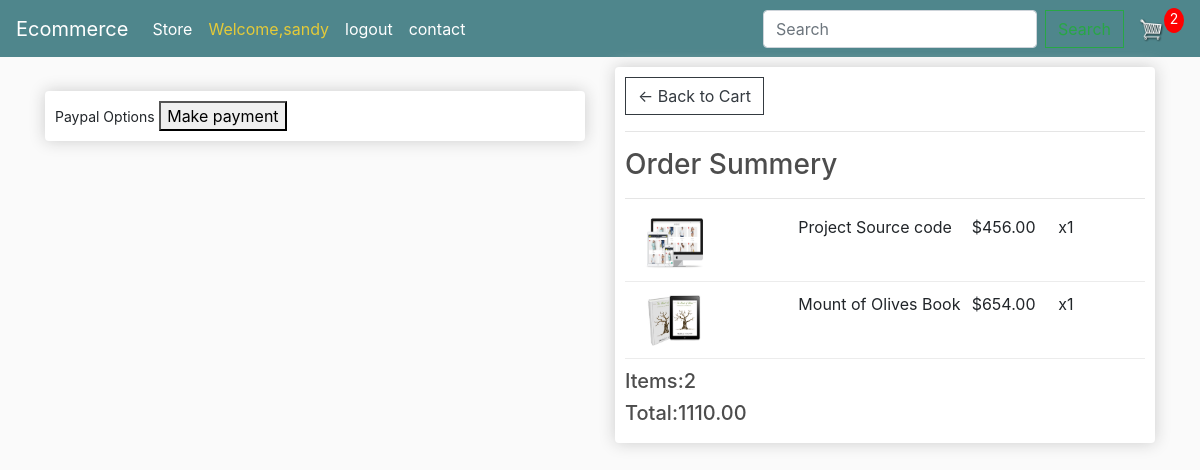
Screenshot of /checkout/ (signed in) with the database file from the repository.
### store/models.py (models this page shows, shortened)
class OrderItem(models.Model):
	product = models.ForeignKey(Product, on_delete=models.SET_NULL, null=True)
	order = models.ForeignKey(Order, on_delete=models.SET_NULL, null=True)
	quantity = models.IntegerField(default=0, null=True, blank=True)
	date_added = models.DateTimeField(auto_now_add=True)
	@property
	def get_total(self):
		total = self.product.price * self.quantity
		return total

class Product(models.Model):
	name = models.CharField(max_length=200)
	price = models.DecimalField(max_digits=7,decimal_places=2)
	digital = models.BooleanField(default=False,null=True, blank=True)
	image = models.ImageField(upload_to='static/images',null=True, blank=True)
	description=models.TextField(max_length=800,default='')
	@property
	def imageURL(self):
		try:
			url = self.image.url
		except:
			url = ''
		return url

class Order(models.Model):
	customer = models.ForeignKey(Customer, on_delete=models.SET_NULL, null=True, blank=True)
	date_ordered = models.DateTimeField(auto_now_add=True)
	complete = models.BooleanField(default=False)
	transaction_id = models.CharField(max_length=100, null=True)
	@property
	def shipping(self):
		shipping = False
		orderitems = self.orderitem_set.all()
		for i in orderitems:
			if i.product.digital == False:
				shipping = True
		return shipping
	@property
	def get_cart_total(self):
		orderitems = self.orderitem_set.all()
		total = sum([item.get_total for item in orderitems])
		return total
	@property
	def get_cart_items(self):
		orderitems = self.orderitem_set.all()
		total = sum([item.quantity for item in orderitems])
		return total

### store/views.py (the view)
# urls.py: path('checkout/',views.checkout,name='checkout'),
def checkout(request):
    data=cartData(request)
    cartItems=data['cartItems']
    order=data['order']
    items=data['items']
    if len(items)==0:
        messages.warning(request,'you have not selected any item')
        return redirect('store')
    context={'items':items,'order':order,'cartItems':cartItems}
    return render(request,'store/checkout.html',context)

### store/utils.py (called while the page is built)
def cartData(request):
    if request.user.is_authenticated:
        customer=request.user.customer
        order,created=Order.objects.get_or_create(customer=customer,complete=False)
        items=order.orderitem_set.all()
        cartItems=order.get_cart_items
    else:
        cookieData=cookieCart(request)
        cartItems=cookieData['cartItems']
        order=cookieData['order']
        items=cookieData['items']
    return {'items':items,'order':order,'cartItems':cartItems}

### store/templates/store/checkout.html (shortened to what this page needs)
{% extends 'store/main.html' %}
{% load static %}
{% block content %}
<div class="row">
    <div class="col-lg-6">
        <br>
        <div class="box-element hidden" id='payment-info'>
            <small>Paypal Options</small>
            <button id='make-payment'>Make payment</button>
        </div>
    </div>
    <div class="col-lg-6">
        <div class="box-element">
            <a class="btn btn-outline-dark" href="{% url 'cart' %}">&#x2190; Back to Cart</a>
            <hr>
            <h3>Order Summery</h3>
            <hr>
            {% for item in items %}
            <div class="cart-row">
                <div style="flex:2"><img class="row-image" src="{{item.product.imageURL}}"></div>
                <div style="flex:2">
                    <p>{{item.product.name}}</p>
                </div>
                <div style="flex:1">
                    <p>${{item.product.price|floatformat:2}}</p>
                </div>
                <div style="flex:1">
                    <p>x{{item.quantity}}</p>
                </div>
            </div>
            {% endfor %}
            <h5>Items:{{order.get_cart_items}}</h5>
            <h5>Total:{{order.get_cart_total|floatformat:2}}</h5>
        </div>
    </div>
</div>
{% endblock content %}

### store/templates/store/main.html (shortened to what this page needs)
<!DOCTYPE html>
{% load static %}
<html lang="en">
    <head>
        <link rel="stylesheet" href="https://cdn.jsdelivr.net/npm/bootstrap@4.6.1/dist/css/bootstrap.min.css">
        <link rel="stylesheet" type="text/css" href="{% static 'css/main.css' %}">
    </head>
    <body>
        <nav class="navbar navbar-expand-lg navbar-dark bg-dark">
            <a class="navbar-brand" href="{% url 'store'%}">Ecommerce</a>
            <div class="collapse navbar-collapse" id="navbarSupportedContent">
              <ul class="navbar-nav mr-auto">
                <li class="nav-item active">
                  <a class="nav-link" href="{% url 'store'%}">Store <span class="sr-only">(current)</span></a>
                </li>
                {% if user.is_authenticated %}
                <li class="nav-item active">
                    <a class="nav-link" style="color: #e4ca39;" >Welcome,{{user.first_name}} <span class="sr-only">(current)</span></a>
                </li>
                {% endif %}
                {% if user.is_authenticated %}
                <li class="nav-item active">
                  <a class="nav-link" href="{% url 'logout'%}">logout<span class="sr-only">(current)</span></a>
                </li>
                {% endif %}
                <li class="nav-item active">
                  <a class="nav-link" href="{% url 'contact'%}">contact<span class="sr-only">(current)</span></a>
                </li>
              </ul>
              <div class="form-inline my-2 my-lg-0">
                <form class="form-inline my-2 my-lg-0" action="{% url 'search' %}" method='post'>
                  <input class="form-control mr-sm-2" type="search" name="search" placeholder="Search" aria-label="Search">
                  <button class="btn btn-outline-success my-2 my-sm-0" type="submit">Search</button>
                </form>
                <a href="{% url 'cart' %}">
                   <img  id="cart-icon" src="{% static 'images/cart.png' %}">
               </a>
               <p id="cart-total">{{cartItems}}</p>
           </div>
            </div>
          </nav>
      <div class="container">
          {%  block content %}
          {%  endblock content %}
      </div>
  </body>
    </html>

### static/css/main.css (style rules this page uses)
body { background-color: hsl(0, 0%, 98%); }
h1,h2,h3,h4,h5,h6 { color:hsl(0, 0%, 30%); }
.box-element { box-shadow:hsl(0, 0%, 80%) 0 0 16px; background-color: #fff; border-radius: 4px; padding: 10px; }
.bg-dark { background-color: #4f868c!important; }
#cart-icon { width:25px; display: inline-block; margin-left: 15px; }
#cart-total { display: block; text-align: center; color:#fff; background-color: red; width: 20px; height: 25px; border-radius: 50%; font-size: 14px; }
.col-lg-4, .col-lg-6, .col-lg-8, .col-lg-12 { margin-top: 10px; }
.btn { border-radius: 0; }
.row-image { width: 100px; }
.cart-row { display: flex; align-items: flex-stretch; padding-bottom: 10px; margin-bottom: 10px; border-bottom: 1px solid #ececec; }

### rows the page displays
OrderItem: product.imageURL (picture), product.name "Project Source code", product.price "456.00", quantity "1"
OrderItem: product.imageURL (picture), product.name "Mount of Olives Book", product.price "654.00", quantity "1"
Order: get_cart_items "2", get_cart_total "1110.00"

### other values shown
{{ user.first_name }} "sandy"
{{ cartItems }} "2"
